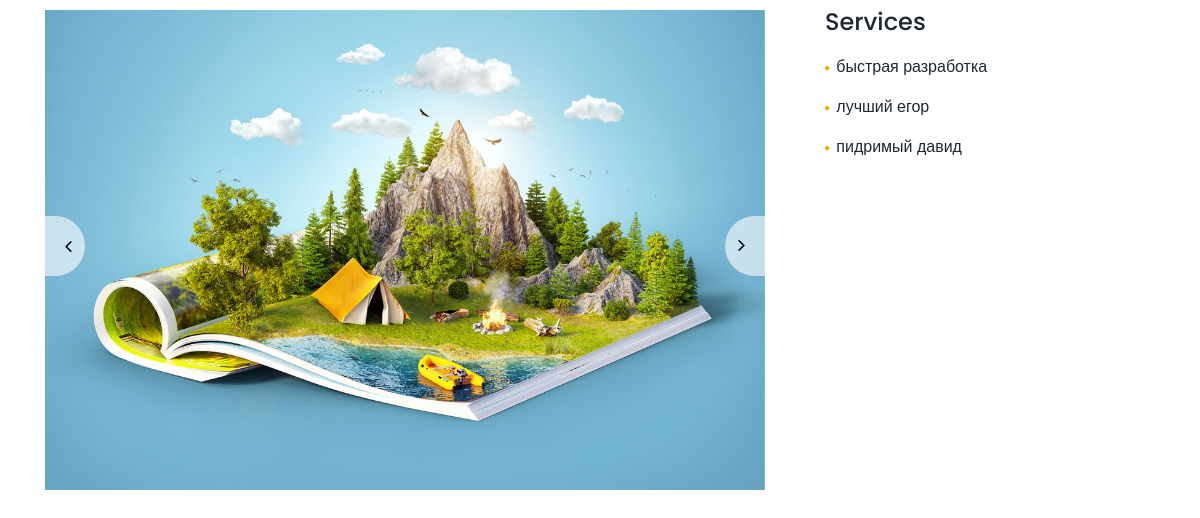
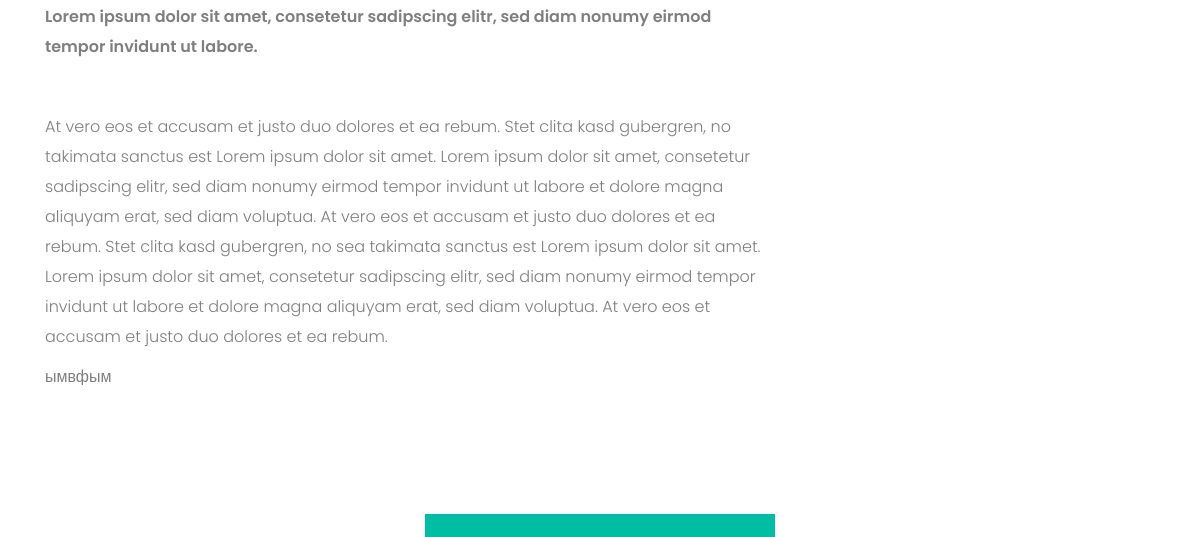
Page /razrabotka-sajtov/razrabotka-sajtov/ (middle part) on the earlier database version (2 pictures, top to bottom).
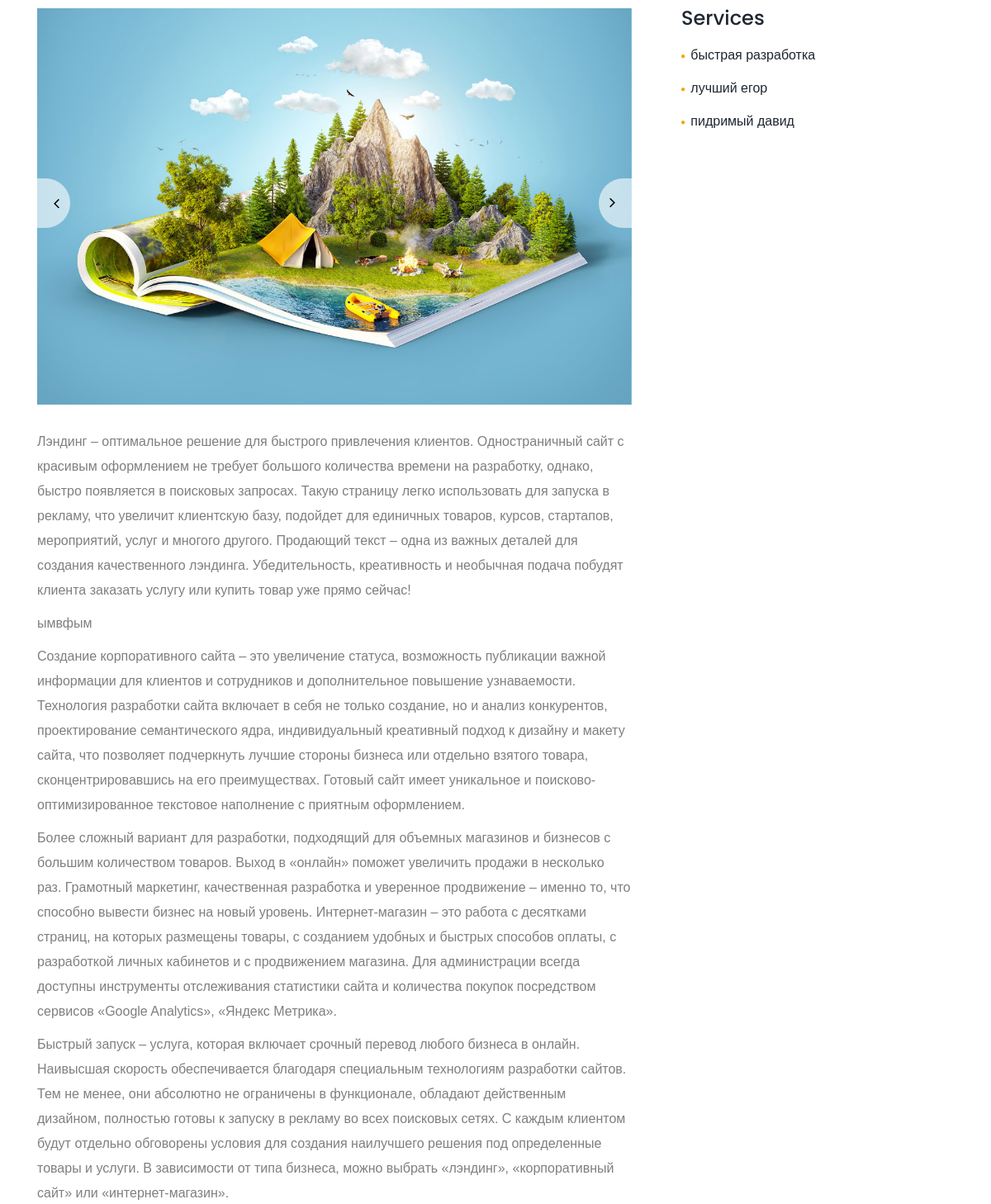
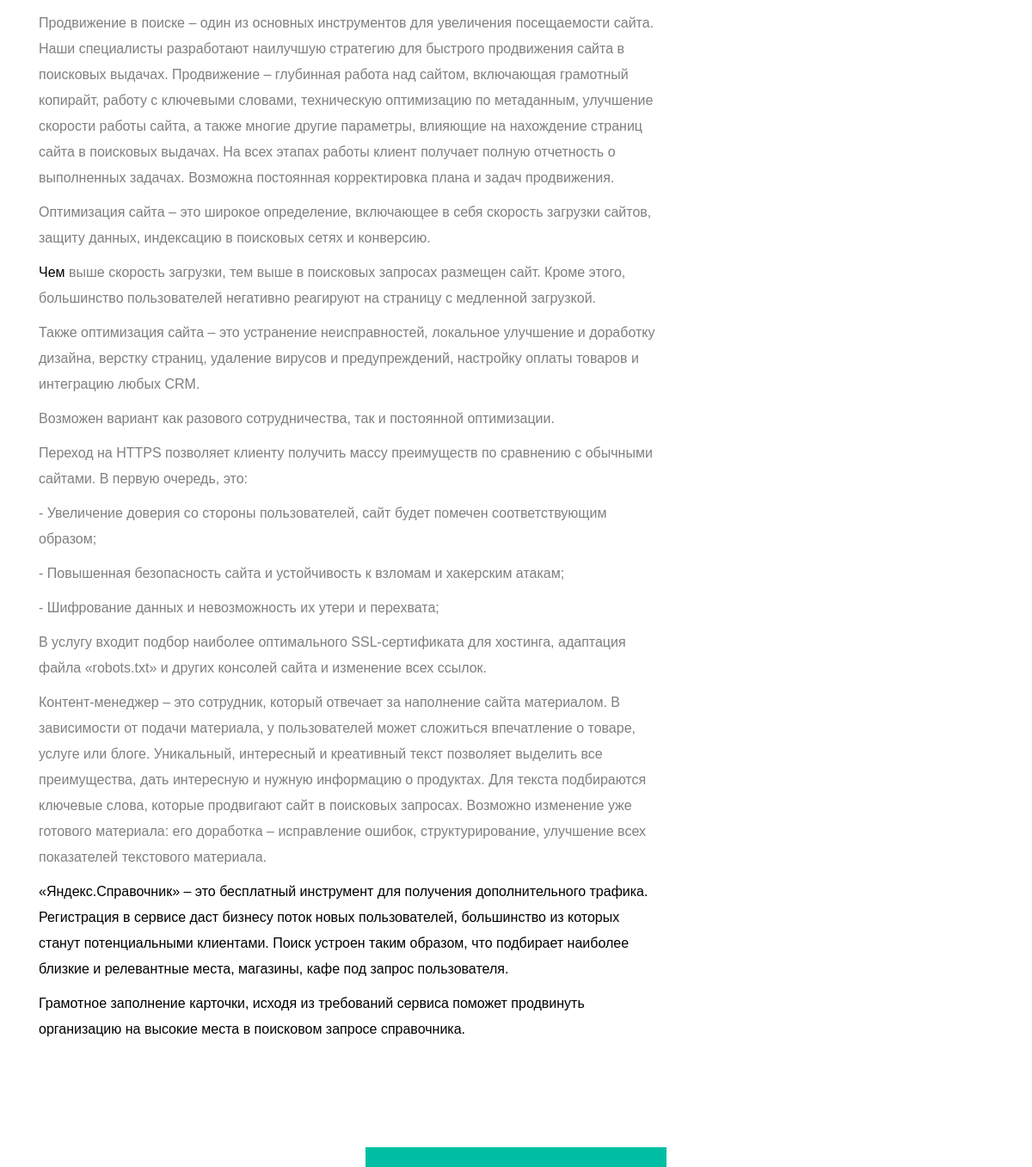
Same page on the later database version (2 pictures, top to bottom).
### blog/models.py (models this page shows, shortened)
class ServicesPageSlider(models.Model):
    objects = None
    object = None
    photo = models.ImageField(upload_to='photos/%Y/%m/%d', verbose_name='Фото слайдера', blank=True)
    services_page = models.ForeignKey('ServicesPage', on_delete=models.PROTECT, blank=True)
    class Meta:
        verbose_name = 'Слайдер'
        verbose_name_plural = 'Слайдер'

class ServicesPage(models.Model):
    objects: None
    title = models.CharField(max_length=255)
    slug = models.SlugField(max_length=255, unique=True, verbose_name='Url')
    description_services = models.CharField(max_length=255, verbose_name='Описание на категорию', blank=True)
    photo_services = models.ImageField(upload_to='photos/%Y/%m/%d', verbose_name='Фото на категорию', blank=True)
    money = models.CharField(max_length=255)
    time = models.CharField(max_length=255)
    content = models.TextField(blank=True)
    category = models.ManyToManyField(ServicesCategory)
    class Meta:
        verbose_name = 'Услугу'
        verbose_name_plural = 'Услуги'

class ServicesPageBenefit(models.Model):
    objects = None
    text = models.CharField(max_length=255)
    services_page = models.ForeignKey('ServicesPage', on_delete=models.PROTECT, blank=True)
    class Meta:
        verbose_name = 'Выгода'
        verbose_name_plural = 'Выгода'

### blog/views.py (the view)
# urls.py: path('<slug:category>/<slug:slug>/', ServicesPageView.as_view(), name='category'),
class ServicesPageView(ListView):
    template_name = 'services/index.html'
    context_object_name = 'service_item'
    def get_queryset(self):
        return ServicesPage.objects.filter(slug=self.kwargs['slug'])
    def get_context_data(self, *, object_list=None, **kwargs):
        context = super().get_context_data(**kwargs)
        context['service'] = ServicesPage.objects.all()
        context['slider'] = ServicesPageSlider.objects.all()
        context['benefit'] = ServicesPageBenefit.objects.all()
        return context

### blog/templates/services/index.html (shortened to what this page needs)
{% extends 'base.html' %}
{% block content %}
			<section class="ls s-pt-50  s-pb-100 c-gutter-60 gallery-item2">
				<div class="container pb-5">
					<div class="row">
						<main class="col-lg-7 col-xl-8">
							<div class="vertical-item">
								<div class="item-media">
									<div class="owl-carousel" data-margin="0" data-responsive-lg="1" data-responsive-md="1" data-responsive-sm="1" data-responsive-xs="1" data-nav="true" data-dots="false">
                                        {%for item in slider%}
                                            <a href="{{item.photo.url}}"  class="photoswipe-link" data-width="1170" data-height="780">
                                                <img src="{{item.photo.url}}"  alt="">
                                            </a>
                                        {%endfor%}
									</div>
								</div>
								<div class="item-content">
									 {%for item in service%}{{item.content|safe}}{%endfor%}
								</div>
							</div>
						</main>
							<aside class="col-lg-5 col-xl-4">
								<div class="widget widget_service">
									<h6>Services</h6>
									<ul class="list1">
										{%for item in benefit%}
										<li>{{item.text}}</li>
										{%endfor%}
									</ul>
								</div>
							</aside>
					</div>
				</div>
			</section>
			<section class="ls s-pt-30 s-pb-130 s-pt-lg-50 s-pb-lg-100 pricing-page">
				<div class="container">
					<div class="row c-mb-50">
						<div class="col-lg-4 col-md-12">
						</div>
						<div class="col-lg-4 col-md-12">
							<div class="pricing-plan plan-featured color2">
								<div class="plan-name">
								</div>
							</div>
						</div>
						<div class="col-lg-4 col-md-12 mx-sm-auto">
						</div>
					</div>
				</div>
			</section>
{% endblock %}

### templates/base.html (shortened to what this page needs)
{% load static %}
<!DOCTYPE html>
<html class="no-js">
<head>
	<link rel="stylesheet" href="{% static 'css/bootstrap.min.css' %}" >
	<link rel="stylesheet" href="https://unpkg.com/swiper/swiper-bundle.min.css">
	<link rel="stylesheet" href="{% static 'css/animations.css' %}" >
	<link rel="stylesheet" href="https://cdnjs.cloudflare.com/ajax/libs/fancybox/3.5.7/jquery.fancybox.min.css">
	<link rel="stylesheet" href="{% static 'css/font-awesome.css' %}" >
	<link rel="stylesheet" href="{% static 'css/main.css' %}" >
</head>
<body>
	<div id="canvas">
		<div id="box_wrapper">
            {% block content %}{% endblock %}
		</div>
	</div>
</body>
</html>

### templates/inc/_footer.html (shortened to what this page needs)
{% load static %}

Differences in the rows shown:
changed ServicesPage: content "Lorem ipsum dolor sit amet, consetetur sadipscing elitr, sed diam nonumy eirmod tempor invidunt ut labore. At vero eos et accusam et justo duo dolores et ea rebum. Stet clita kasd gubergren, no takimata sanctus est Lorem ipsum dolor sit amet. Lorem ipsum dolor sit amet, consetetur sadipscing elitr, sed diam nonumy eirmod tempor invidunt ut labore et dolore magna aliquyam erat, sed diam voluptua. At vero eos et accusam et justo duo dolores et ea rebum. Stet clita kasd gubergren, no sea takimata sanctus est Lorem ipsum dolor sit amet. Lorem ipsum dolor sit amet, consetetur sadipscing elitr, sed diam nonumy eirmod tempor invidunt ut labore et dolore magna aliquyam erat, sed diam voluptua. At…" → "Лэндинг – оптимальное решение для быстрого привлечения клиентов. Одностраничный сайт с красивым оформлением не требует большого количества времени на разработку, однако, быстро появляется в поисковых запросах. Такую страницу легко использовать для запуска в рекламу, что увеличит клиентскую базу, подойдет для единичных товаров, курсов, стартапов, мероприятий, услуг и многого другого. Продающий текст – одна из важных деталей для создания качественного лэндинга. Убедительность, креативность и необычная подача побудят клиента заказать услугу или купить товар уже прямо сейчас!"
added ServicesPage: content "Создание корпоративного сайта – это увеличение статуса, возможность публикации важной информации для клиентов и сотрудников и дополнительное повышение узнаваемости. Технология разработки сайта включает в себя не только создание, но и анализ конкурентов, проектирование семантического ядра, индивидуальный креативный подход к дизайну и макету сайта, что позволяет подчеркнуть лучшие стороны бизнеса или отдельно взятого товара, сконцентрировавшись на его преимуществах. Готовый сайт имеет уникальное и поисково-оптимизированное текстовое наполнение с приятным оформлением."
added ServicesPage: content "Более сложный вариант для разработки, подходящий для объемных магазинов и бизнесов с большим количеством товаров. Выход в «онлайн» поможет увеличить продажи в несколько раз. Грамотный маркетинг, качественная разработка и уверенное продвижение – именно то, что способно вывести бизнес на новый уровень. Интернет-магазин – это работа с десятками страниц, на которых размещены товары, с созданием удобных и быстрых способов оплаты, с разработкой личных кабинетов и с продвижением магазина. Для администрации всегда доступны инструменты отслеживания статистики сайта и количества покупок посредством сервисов «Google Analytics», «Яндекс Метрика»."
added ServicesPage: content "Быстрый запуск – услуга, которая включает срочный перевод любого бизнеса в онлайн. Наивысшая скорость обеспечивается благодаря специальным технологиям разработки сайтов. Тем не менее, они абсолютно не ограничены в функционале, обладают действенным дизайном, полностью готовы к запуску в рекламу во всех поисковых сетях. С каждым клиентом будут отдельно обговорены условия для создания наилучшего решения под определенные товары и услуги. В зависимости от типа бизнеса, можно выбрать «лэндинг», «корпоративный сайт» или «интернет-магазин»."
added ServicesPage: content "Продвижение в поиске – один из основных инструментов для увеличения посещаемости сайта. Наши специалисты разработают наилучшую стратегию для быстрого продвижения сайта в поисковых выдачах. Продвижение – глубинная работа над сайтом, включающая грамотный копирайт, работу с ключевыми словами, техническую оптимизацию по метаданным, улучшение скорости работы сайта, а также многие другие параметры, влияющие на нахождение страниц сайта в поисковых выдачах. На всех этапах работы клиент получает полную отчетность о выполненных задачах. Возможна постоянная корректировка плана и задач продвижения."
added ServicesPage: content "Оптимизация сайта – это широкое определение, включающее в себя скорость загрузки сайтов, защиту данных, индексацию в поисковых сетях и конверсию. Чем выше скорость загрузки, тем выше в поисковых запросах размещен сайт. Кроме этого, большинство пользователей негативно реагируют на страницу с медленной загрузкой. Также оптимизация сайта – это устранение неисправностей, локальное улучшение и доработку дизайна, верстку страниц, удаление вирусов и предупреждений, настройку оплаты товаров и интеграцию любых CRM. Возможен вариант как разового сотрудничества, так и постоянной оптимизации."
added ServicesPage: content "Переход на HTTPS позволяет клиенту получить массу преимуществ по сравнению с обычными сайтами. В первую очередь, это: - Увеличение доверия со стороны пользователей, сайт будет помечен соответствующим образом; - Повышенная безопасность сайта и устойчивость к взломам и хакерским атакам; - Шифрование данных и невозможность их утери и перехвата; В услугу входит подбор наиболее оптимального SSL-сертификата для хостинга, адаптация файла «robots.txt» и других консолей сайта и изменение всех ссылок."
added ServicesPage: content "Контент-менеджер – это сотрудник, который отвечает за наполнение сайта материалом. В зависимости от подачи материала, у пользователей может сложиться впечатление о товаре, услуге или блоге. Уникальный, интересный и креативный текст позволяет выделить все преимущества, дать интересную и нужную информацию о продуктах. Для текста подбираются ключевые слова, которые продвигают сайт в поисковых запросах. Возможно изменение уже готового материала: его доработка – исправление ошибок, структурирование, улучшение всех показателей текстового материала."
added ServicesPage: content "«Яндекс.Справочник» – это бесплатный инструмент для получения дополнительного трафика. Регистрация в сервисе даст бизнесу поток новых пользователей, большинство из которых станут потенциальными клиентами. Поиск устроен таким образом, что подбирает наиболее близкие и релевантные места, магазины, кафе под запрос пользователя. Грамотное заполнение карточки, исходя из требований сервиса поможет продвинуть организацию на высокие места в поисковом запросе справочника."
